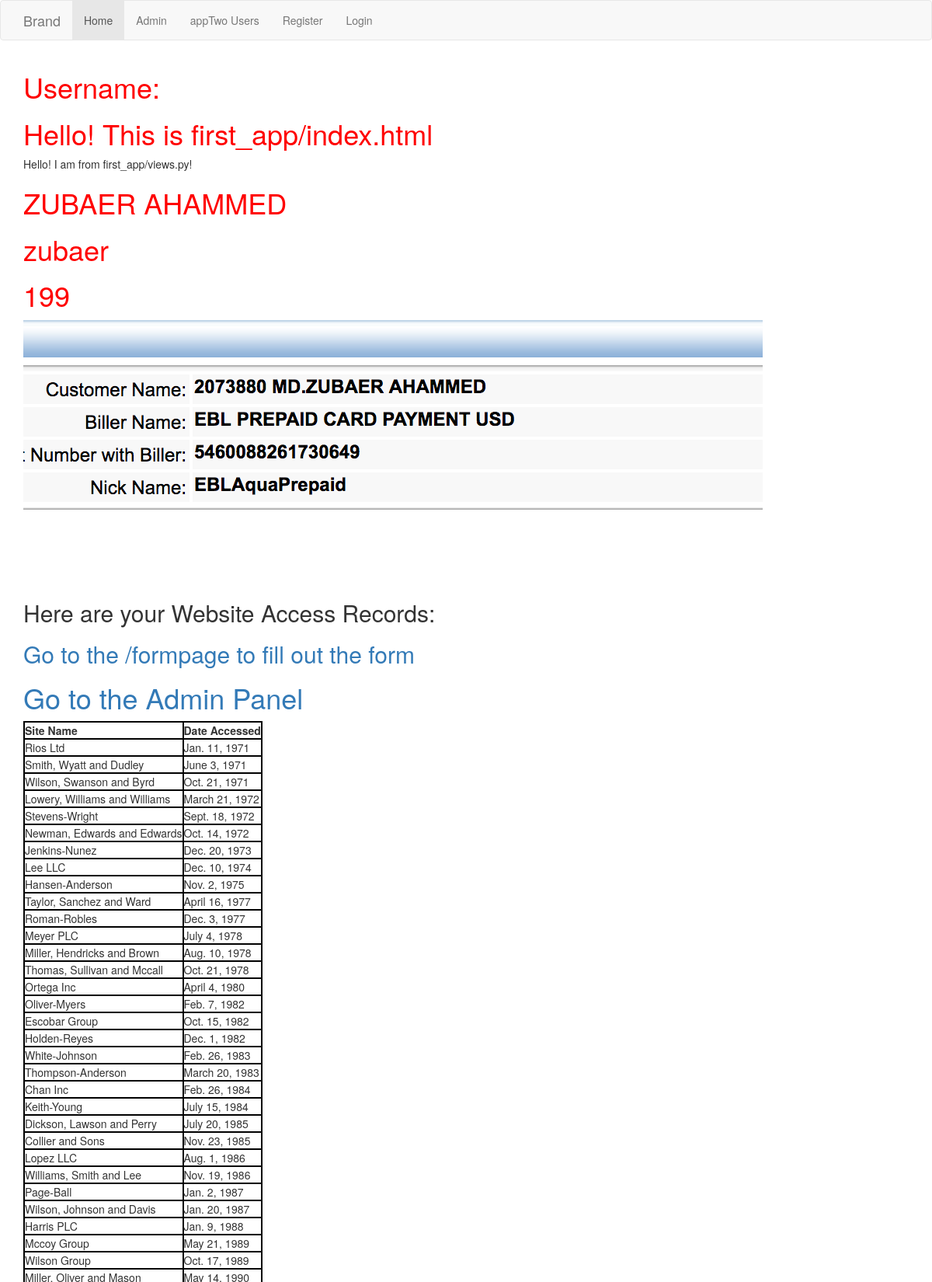
The page / (upper part) on the database its author committed.
### first_app/models.py (models this page shows, shortened)
class AccessRecord(models.Model):
	name = models.ForeignKey(Webpage)
	date = models.DateField()

class Webpage(models.Model):
	topic = models.ForeignKey(Topic)
	name = models.CharField(max_length=264,unique=True)
	url = models.URLField(unique=True)
	def __str__(self):
		return self.name

### first_app/views.py (the view)
# urls.py: url(r'^$', views.index, name = 'index'),
def index(request):
	webpages_list = AccessRecord.objects.order_by('date')
	pprint(webpages_list[0].name)
	my_dict = {
		'insert_me': "Hello! I am from first_app/views.py!",
		'access_records': webpages_list,
		'number': 100,
		'name': 'zubaer ahammed'
	}
	return render(request, 'first_app/index.html', context=my_dict)

### first_app/templatetags/my_extras.py (called while the page is built)
@register.filter(name='cut_string')
def cut_string(value, arg):
	return value.replace(arg, '')

### templates/first_app/index.html
<!DOCTYPE html>
{% extends 'first_app/base.html' %}
{% load staticfiles %}
{% load my_extras %}
	{% block body_block %}
		<h1>Hello! This is first_app/index.html</h1>
		{{ insert_me }}
		<h1>{{ name | upper }}</h1>
		<h1>{{ name | cut_string:"ahammed" }}</h1>
		<h1>{{ number | add:"99" }}</h1>
		<img src="{% static 'images/Aqua.png' %}" alt="EBL Aqua Card Info">
		<h2>Here are your Website Access Records:</h2>
		<h2><a href="{% url 'form_name' %}">Go to the /formpage to fill out the form</a></h2>
		<h1><a href="{% url 'admin:index' %}">Go to the Admin Panel</a></h1>
		<div class="access_records">
			{% if access_records %}
				<table>
					<thead>
						<th>Site Name</th>
						<th>Date Accessed</th>
					</thead>
					<tbody>
						{% for acc in access_records %}
							<tr>
								<td>{{ acc.name }}</td>
								<td>{{ acc.date }}</td>
							</tr>
						{% endfor %}
					</tbody>
				</table>
			{% else %}
				<p>NO ACCESS RECORD FOUND!</p>
			{% endif %}
		</div>
	{% endblock %}

### static/css/mystyle.css (style rules this page uses)
h1 { color: red; }
table,th,td { border: 2px solid black; }

### rows shown on the page
AccessRecord: name "Rios Ltd", date "Jan. 11, 1971"
AccessRecord: name "Smith, Wyatt and Dudley", date "June 3, 1971"
AccessRecord: name "Wilson, Swanson and Byrd", date "Oct. 21, 1971"
AccessRecord: name "Lowery, Williams and Williams", date "March 21, 1972"
AccessRecord: name "Stevens-Wright", date "Sept. 18, 1972"
AccessRecord: name "Newman, Edwards and Edwards", date "Oct. 14, 1972"
AccessRecord: name "Jenkins-Nunez", date "Dec. 20, 1973"
AccessRecord: name "Lee LLC", date "Dec. 10, 1974"
AccessRecord: name "Hansen-Anderson", date "Nov. 2, 1975"
AccessRecord: name "Taylor, Sanchez and Ward", date "April 16, 1977"
AccessRecord: name "Roman-Robles", date "Dec. 3, 1977"
AccessRecord: name "Meyer PLC", date "July 4, 1978"
AccessRecord: name "Miller, Hendricks and Brown", date "Aug. 10, 1978"
AccessRecord: name "Thomas, Sullivan and Mccall", date "Oct. 21, 1978"
AccessRecord: name "Ortega Inc", date "April 4, 1980"
AccessRecord: name "Oliver-Myers", date "Feb. 7, 1982"
AccessRecord: name "Escobar Group", date "Oct. 15, 1982"
AccessRecord: name "Holden-Reyes", date "Dec. 1, 1982"
AccessRecord: name "White-Johnson", date "Feb. 26, 1983"
AccessRecord: name "Thompson-Anderson", date "March 20, 1983"
AccessRecord: name "Chan Inc", date "Feb. 26, 1984"
AccessRecord: name "Keith-Young", date "July 15, 1984"
AccessRecord: name "Dickson, Lawson and Perry", date "July 20, 1985"
AccessRecord: name "Collier and Sons", date "Nov. 23, 1985"
AccessRecord: name "Lopez LLC", date "Aug. 1, 1986"
AccessRecord: name "Williams, Smith and Lee", date "Nov. 19, 1986"
AccessRecord: name "Page-Ball", date "Jan. 2, 1987"
AccessRecord: name "Wilson, Johnson and Davis", date "Jan. 20, 1987"
AccessRecord: name "Harris PLC", date "Jan. 9, 1988"
AccessRecord: name "Mccoy Group", date "May 21, 1989"
AccessRecord: name "Wilson Group", date "Oct. 17, 1989"

### other values the page prints
{{ insert_me }} "Hello! I am from first_app/views.py!"
{{ name | upper }} "ZUBAER AHAMMED"
{{ name | cut_string:"ahammed" }} "zubaer"
{{ number | add:"99" }} "199"
